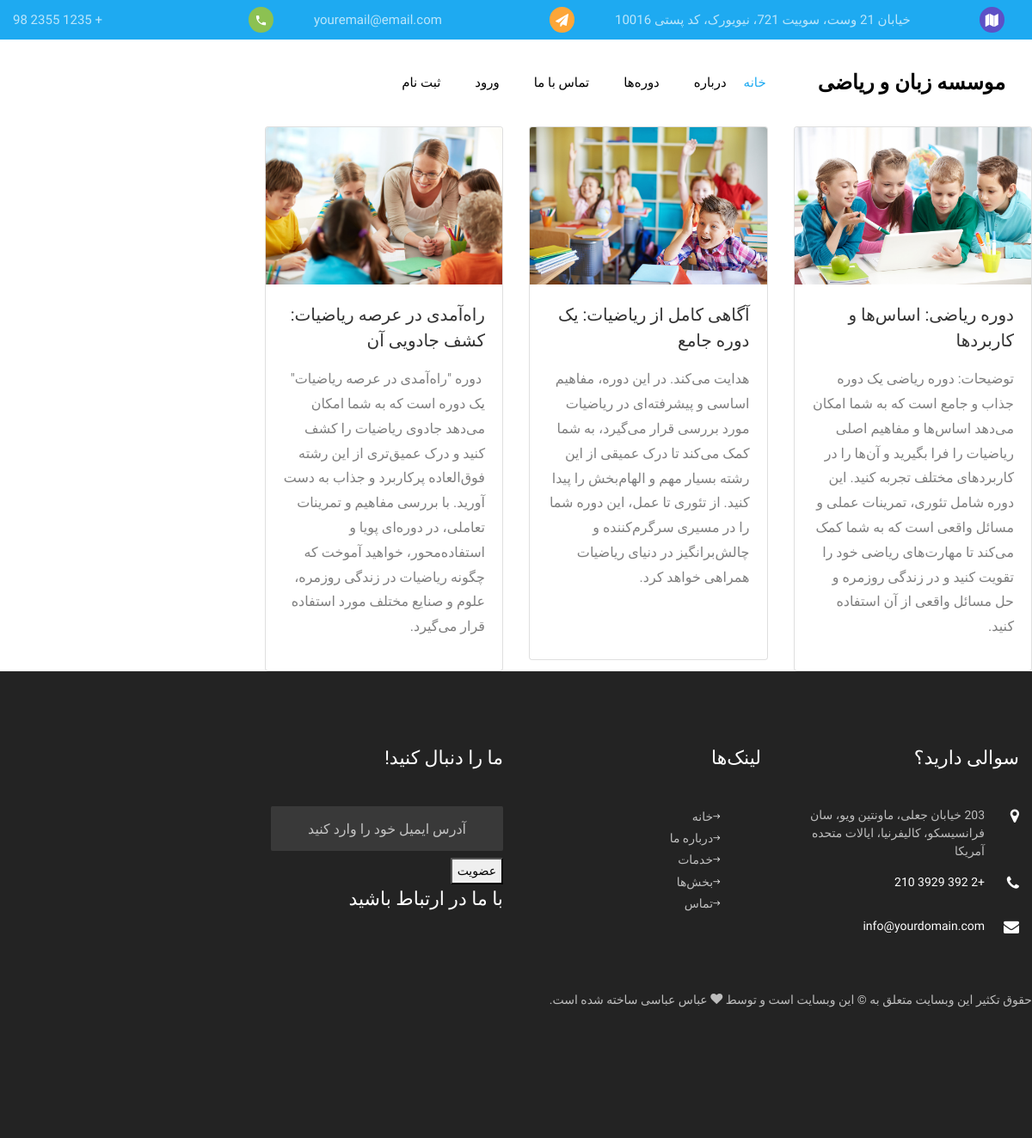
The app's page /courses/math/ with its own data.
### courses/models.py (models this page shows, shortened)
class Course(models.Model):
    title = models.CharField(max_length=50)
    overview = models.TextField()
    timestamp = models.DateTimeField(auto_now_add=True)
    comment_count = models.IntegerField(default=0)
    author = models.ForeignKey(Author, on_delete=models.CASCADE)
    thumbnail = models.ImageField()
    content = HTMLField()
    categories = models.ManyToManyField(Category)
    def get_absolute_url(self):
        return reverse('course_detail', kwargs={
            'course_id': self.id
        })

### courses/views.py (the view)
# urls.py: path('courses/math/', views.math, name="math"),
def math(request):
    course_list = Course.objects.filter(categories__title='Math')
    context = {
        'course_list': course_list,
    }
    return render(request, 'math.html', context)

### templates/math.html
{% extends 'base.html' %}
{% block content %}
    <div class="row" dir="rtl">
        {% for course in course_list %}
            <div class="col-md-3">
                <div class="card text-right">
                    <img class="card-img-top" src="{{ course.thumbnail.url }}" alt="Card image cap">
                    <div class="card-body">
                        <a href="{{ course.get_absolute_url }}"><h5 class="card-title">{{ course.title }}</h5></a>
                        <p class="card-text">{{ course.overview|safe }}</p>
                    </div>
                </div>
            </div>
        {% endfor %}
    </div>
{% endblock content %}

### templates/base.html (shortened to what this page needs)
<!DOCTYPE html>
{% load static %}
<html lang="fa">
<head>
    {% include 'head.html' %}
</head>
<body>
{% include 'nav.html' %}
{% block content %}
{% endblock content %}
{% include 'footer.html' %}
</body>
</html>

### templates/head.html (shortened to what this page needs)
{% load static %}
<link rel="stylesheet" href="{% static 'css/open-iconic-bootstrap.min.css' %}">
<link rel="stylesheet" href="{% static 'css/animate.css' %}">
<link rel="stylesheet" href="{% static 'css/owl.carousel.min.css' %}">
<link rel="stylesheet" href="{% static 'css/owl.theme.default.min.css' %}">
<link rel="stylesheet" href="{% static 'css/magnific-popup.css' %}">
<link rel="stylesheet" href="{% static 'css/aos.css' %}">
<link rel="stylesheet" href="{% static 'css/ionicons.min.css' %}">
<link rel="stylesheet" href="{% static 'css/flaticon.css' %}">
<link rel="stylesheet" href="{% static 'css/icomoon.css' %}">
<link rel="stylesheet" href="{% static 'css/style.css' %}">

### templates/nav.html (shortened to what this page needs)
{% load static %}
<div dir="rtl" class="py-2 bg-primary">
    <div class="container">
        <div class="row no-gutters d-flex align-items-start align-items-center px-3 px-md-0">
            <div class="col-lg-12 d-block">
                <div class="row d-flex">
                    <div class="col-md-5 pr-4 d-flex topper align-items-center">
                        <div class="icon bg-fifth mr-2 d-flex justify-content-center align-items-center"><span
                                class="icon-map"></span></div>
                        <span class="text">خیابان 21 وست، سوییت 721، نیویورک، کد پستی 10016</span>
                    </div>
                    <div class="col-md pr-4 d-flex topper align-items-center">
                        <div class="icon bg-secondary mr-2 d-flex justify-content-center align-items-center"><span
                                class="icon-paper-plane"></span></div>
                        <span class="text">youremail@email.com</span>
                    </div>
                    <div class="col-md pr-4 d-flex topper align-items-center">
                        <div class="icon bg-tertiary mr-2 d-flex justify-content-center align-items-center"><span
                                class="icon-phone2"></span></div>
                        <span class="text">+ 1235 2355 98</span>
                    </div>
                </div>
            </div>
        </div>
    </div>
</div>
<nav dir="rtl" class="navbar navbar-expand-lg navbar-dark bg-dark ftco_navbar ftco-navbar-light" id="ftco-navbar">
    <div class="container d-flex align-items-center">
        <a class="navbar-brand" href="{% url 'index' %}">موسسه زبان و ریاضی</a>
        <div class="collapse navbar-collapse" id="ftco-nav">
            <ul class="navbar-nav ml-auto">
                <li class="nav-item active"><a href="{% url 'index' %}" class="nav-link pl-0">خانه</a></li>
                <li class="nav-item"><a href="{% url 'about' %}" class="nav-link">درباره</a></li>
                <li class="nav-item"><a href="{% url 'courses' %}" class="nav-link">دوره‌ها</a></li>
                <li class="nav-item"><a href="{% url 'contact' %}" class="nav-link">تماس با ما</a></li>
                {% if request.user.is_authenticated %}
                    <li class="nav-item"><a href="{% url 'logout' %}" class="nav-link">خروج</a></li>
                {% else %}
                    <li class="nav-item"><a href="{% url 'login' %}" class="nav-link">ورود</a></li>
                    <li class="nav-item"><a href="{% url 'signup' %}" class="nav-link">ثبت نام</a></li>
                {% endif %}
            </ul>
        </div>
    </div>
</nav>

### templates/footer.html (shortened to what this page needs)
{% load static %}
<footer dir="rtl" class="ftco-footer ftco-bg-dark ftco-section text-right">
    <div class="container">
        <div class="row mb-5">
            <div class="col-md-6 col-lg-3">
                <div class="ftco-footer-widget mb-5">
                    <h2 class="ftco-heading-2">سوالی دارید؟</h2>
                    <div class="block-23 mb-3">
                        <ul>
                            <li><span class="icon icon-map-marker"></span><span class="text">203 خیابان جعلی، ماونتین ویو، سان فرانسیسکو، کالیفرنیا، ایالات متحده آمریکا</span>
                            </li>
                            <li><a href="#"><span class="icon icon-phone"></span><span
                                    class="text">+2 392 3929 210</span></a></li>
                            <li><a href="#"><span class="icon icon-envelope"></span><span class="text">info@yourdomain.com</span></a>
                            </li>
                        </ul>
                    </div>
                </div>
            </div>
            <div class="col-md-6 col-lg-3">
                <div class="ftco-footer-widget mb-5 ml-md-4">
                    <h2 class="ftco-heading-2">لینک‌ها</h2>
                    <ul class="list-unstyled">
                        <li><a href="#"><span class="ion-ios-arrow-round-forward mr-2"></span>خانه</a></li>
                        <li><a href="#"><span class="ion-ios-arrow-round-forward mr-2"></span>درباره ما</a></li>
                        <li><a href="#"><span class="ion-ios-arrow-round-forward mr-2"></span>خدمات</a></li>
                        <li><a href="#"><span class="ion-ios-arrow-round-forward mr-2"></span>بخش‌ها</a></li>
                        <li><a href="#"><span class="ion-ios-arrow-round-forward mr-2"></span>تماس</a></li>
                    </ul>
                </div>
            </div>
            <div class="col-md-6 col-lg-3">
                <div class="ftco-footer-widget mb-5">
                    <h2 class="ftco-heading-2">ما را دنبال کنید!</h2>
                    <form action="." method="POST" class="subscribe-form">
                        <div class="form-group">
                            <input type="email" name="email" id="email" class="form-control mb-2 text-center"
                                   placeholder="آدرس ایمیل خود را وارد کنید">
                            <button type="submit">عضویت</button>
                    </form>
                </div>
                <div class="ftco-footer-widget mb-5">
                    <h2 class="ftco-heading-2 mb-0">با ما در ارتباط باشید</h2>
                    <ul class="ftco-footer-social list-unstyled float-md-left float-lft mt-3">
                    </ul>
                </div>
            </div>
        </div>
        <div class="row">
            <div class="col-md-12 text-center">
                <p>
                    حقوق تکثیر این وبسایت متعلق به
                    &copy;
                    این وبسایت است و توسط <i class="icon-heart"
                                       aria-hidden="true"></i> <a
                            href="https://ponisha.ir/profile/abbasabbasi" target="_blank">عباس عباسی</a>
                    ساخته شده است.
                    </p>
            </div>
        </div>
    </div>
</footer>

### templates/scripts.html (shortened to what this page needs)
{% load static %}

### static_assets/css/icomoon.css (style rules this page uses)
[class^="icon-"], [class*=" icon-"] { font-family: 'icomoon' !important; speak: none; font-style: normal; font-weight: normal; font-variant: normal; text-transform: none; line-height: 1; -webkit-font-smoothing: antialiased; -moz-osx-font-smoothing: grayscale; }
.icon-heart:before { content: "\f004"; }
.icon-map-marker:before { content: "\f041"; }
.icon-phone:before { content: "\f095"; }
.icon-envelope:before { content: "\f0e0"; }
.icon-paper-plane:before { content: "\f1d8"; }
.icon-map:before { content: "\f279"; }
.icon-phone2:before { content: "\e0cd"; }

### records on screen
Course: thumbnail (picture), title "دوره ریاضی: اساس‌ها و کاربردها", overview "توضیحات: دوره ریاضی یک دوره جذاب و جامع است که به شما امکان می‌دهد اساس‌ها و مفاهیم اصلی ریاضیات را فرا بگیرید و آن‌ها را در کاربردهای مختلف تجربه کنید. این دوره شامل تئوری، تمرینات عملی و مسائل واقعی است که به شما کمک می‌کند تا مهارت‌های ریاضی خود را تقویت کنید و در زندگی روزمره و حل مسائل واقعی از آن استفاده کنید."
Course: thumbnail (picture), title "آگاهی کامل از ریاضیات: یک دوره جامع", overview "هدایت می‌کند. در این دوره، مفاهیم اساسی و پیشرفته‌ای در ریاضیات مورد بررسی قرار می‌گیرد، به شما کمک می‌کند تا درک عمیقی از این رشته بسیار مهم و الهام‌بخش را پیدا کنید. از تئوری تا عمل، این دوره شما را در مسیری سرگرم‌کننده و چالش‌برانگیز در دنیای ریاضیات همراهی خواهد کرد."
Course: thumbnail (picture), title "راه‌آمدی در عرصه ریاضیات: کشف جادویی آن", overview "دوره \"راه‌آمدی در عرصه ریاضیات\" یک دوره است که به شما امکان می‌دهد جادوی ریاضیات را کشف کنید و درک عمیق‌تری از این رشته فوق‌العاده پرکاربرد و جذاب به دست آورید. با بررسی مفاهیم و تمرینات تعاملی، در دوره‌ای پویا و استفاده‌محور، خواهید آموخت که چگونه ریاضیات در زندگی روزمره، علوم و صنایع مختلف مورد استفاده قرار می‌گیرد."
